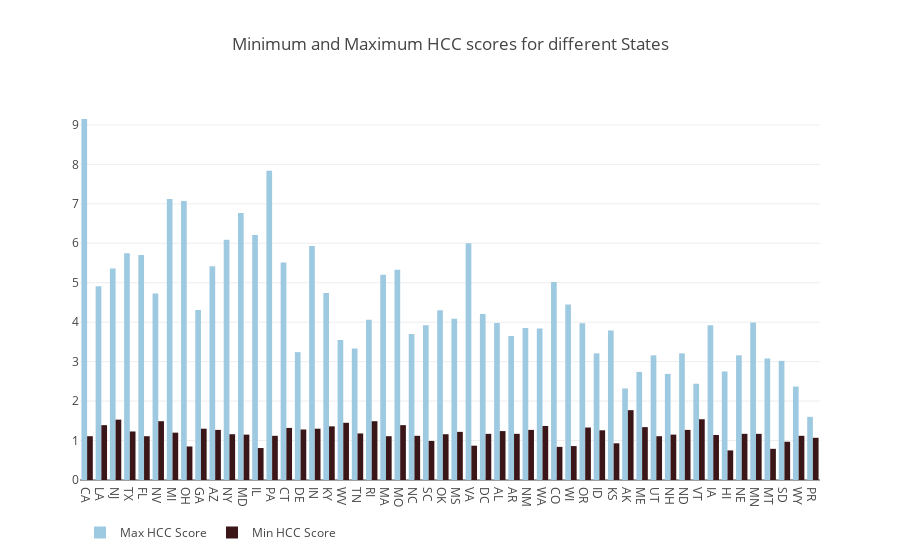

Notebook code for this chart:
### Code cell
trace1 = go.Bar(
    x=response2.state,
    y=response2.max_hcc_score,
    name='Max HCC Score',
    marker=dict(color='rgb(158,202,225)'),
)
trace2 = go.Bar(
    x=response2.state,
    y=response2.min_hcc_score,
    name='Min HCC Score',
    marker=dict(color='rgb(58,22,25)'),
)

data = [trace1, trace2]
layout = go.Layout(
    barmode='group',
    title='Minimum and Maximum HCC scores for different States',
    legend=dict(orientation="h")
)

fig = go.Figure(data=data, layout=layout)
iplot(fig, filename='grouped-bar')

### Figure 1 — Plotly figure (JSON) as saved in the notebook; plotly's stock layout.template omitted (floating-point values rounded to 4 significant figures)
{"data": [{"type": "bar", "x": ["CA", "LA", "NJ", "TX", "FL", "NV", "MI", "OH", "GA", "AZ", "NY", "MD", "IL", "PA", "CT", "DE", "IN", "KY", "WV", "TN", "RI", "MA", "MO", "NC", "SC", "OK", "MS", "VA", "DC", "AL", "AR", "NM", "WA", "CO", "WI", "OR", "ID", "KS", "AK", "ME", "UT", "NH", "ND", "VT", "IA", "HI", "NE", "MN", "MT", "SD", "WY", "PR"], "y": [9.15, 4.91, 5.36, 5.75, 5.7, 4.73, 7.12, 7.07, 4.31, 5.42, 6.09, 6.77, 6.21, 7.84, 5.51, 3.24, 5.93, 4.74, 3.55, 3.33, 4.06, 5.2, 5.33, 3.7, 3.92, 4.3, 4.09, 6, 4.21, 3.98, 3.65, 3.85, 3.84, 5.02, 4.45, 3.97, 3.21, 3.79, 2.32, 2.74, 3.16, 2.69, 3.21, 2.44, 3.92, 2.75, 3.16, 3.99, 3.08, 3.02, 2.37, 1.6], "name": "Max HCC Score", "marker": {"color": "rgb(158,202,225)"}}, {"type": "bar", "x": ["CA", "LA", "NJ", "TX", "FL", "NV", "MI", "OH", "GA", "AZ", "NY", "MD", "IL", "PA", "CT", "DE", "IN", "KY", "WV", "TN", "RI", "MA", "MO", "NC", "SC", "OK", "MS", "VA", "DC", "AL", "AR", "NM", "WA", "CO", "WI", "OR", "ID", "KS", "AK", "ME", "UT", "NH", "ND", "VT", "IA", "HI", "NE", "MN", "MT", "SD", "WY", "PR"], "y": [1.11, 1.39, 1.53, 1.23, 1.11, 1.49, 1.2, 0.85, 1.3, 1.27, 1.16, 1.15, 0.81, 1.12, 1.32, 1.28, 1.3, 1.36, 1.45, 1.18, 1.49, 1.11, 1.39, 1.12, 0.99, 1.16, 1.22, 0.87, 1.17, 1.24, 1.17, 1.27, 1.37, 0.84, 0.86, 1.33, 1.26, 0.93, 1.77, 1.34, 1.11, 1.15, 1.27, 1.54, 1.14, 0.75, 1.17, 1.17, 0.79, 0.97, 1.12, 1.07], "name": "Min HCC Score", "marker": {"color": "rgb(58,22,25)"}}], "layout": {"barmode": "group", "title": "Minimum and Maximum HCC scores for different States", "legend": {"orientation": "h"}}}
